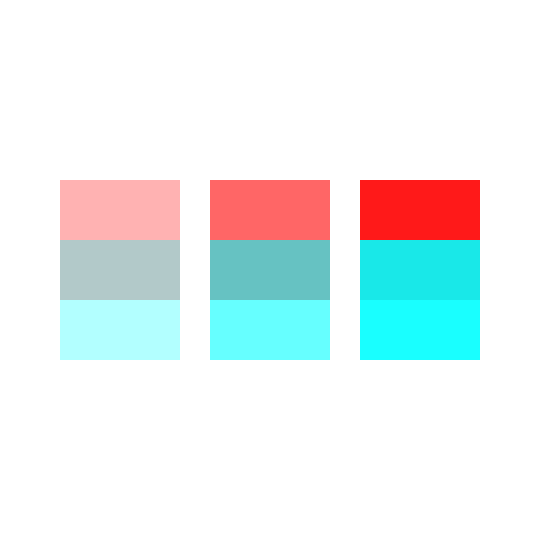
Frame 1 (no input)
Frame 60 (no input): identical to frame 1, image omitted
Frame 120 (the mouse pressed at the canvas centre since frame 60): identical to frame 1, image omitted

The p5.js sketch that drew this single still picture (run headless with seeded random() and noise() and a simulated clock; from frame 60 on, the mouse is pressed at the canvas centre):

// p5.js sketch
// ── sketch.js
// Canvas is 540 * 540 pixels
function setup(){
  createCanvas(540, 540);
}
 // red and cyan colors overlapping with incrementing alpha
function draw(){
  // background color is white
  background(255);
  
  // no outline stroke in shapes
  noStroke();
  
  // RED color
  // red square with 30% alpha
  rectMode(RADIUS);
  fill('rgba(255, 0, 0, .3)');
  rect(120, 240, 60, 60);
  
  // red square with 60% alpha
  rectMode(RADIUS);
  fill('rgba(255, 0, 0, .6)');
  rect(270, 240, 60, 60);
  
  // red square with 90% alpha
  rectMode(RADIUS);
  fill('rgba(255, 0, 0, .9)');
  rect(420, 240, 60, 60);
  
  // CYAN color
  // cyan square with 30% alpha
  rectMode(RADIUS);
  fill('rgba(0, 255, 255, .3)');
  rect(120, 300, 60, 60);
  
  // cyan square with 60% alpha
  rectMode(RADIUS);
  fill('rgba(0, 255, 255, .6)');
  rect(270, 300, 60, 60);
  
  // cyan square with 90% alpha
  rectMode(RADIUS);
  fill('rgba(0, 255, 255, .9)');
  rect(420, 300, 60, 60);
}
